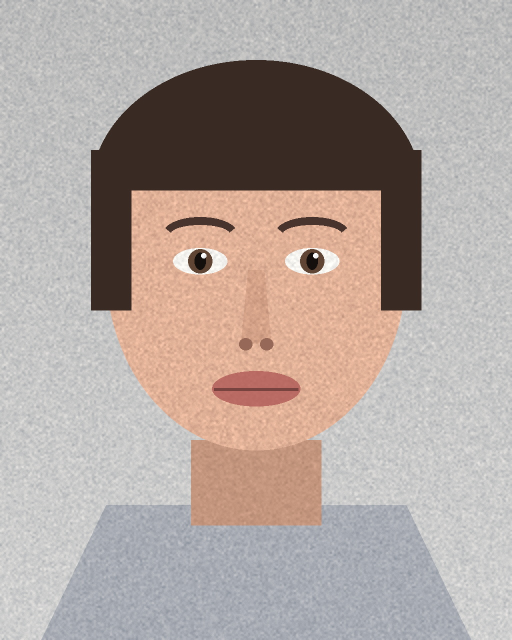
#> input picture engine/tests/fixtures/portrait-1024x1280.jpg, 1024 x 1280 px (shown at 1/2 size)
$ python m5-batch-acceptance.py
#> lines starting #> are read from the running program, lines starting #| are printed output that depends on the picture
#!/usr/bin/env python3
# -*- coding: utf-8 -*-
"""M5 发布验收：100 张一批的婚礼样片，批量导出零崩溃。

计划文档里 M5 那句验收写的是"100 张婚礼样片批量零崩溃"。M4 的 m4-export-bench 已经
证过**分块正确性**（分块 == 整幅逐字节、峰值只随 tile 走）与 2~5 MP 的单张量级；它没有
回答的是规模问题：一批一百张连跑下来，进程会不会慢慢漏、第 97 张会不会突然坏、跑完还
能不能接着服务。规模问题只能按规模量。

五节：

  ① 全出片：N 张里 failed 必须为 0，每张产物存在、PIL 解得开、**尺寸 == 源图尺寸**
     （导出必须是全尺寸：掉回代理档就是"批量很快、片子是小的"那种假绿）。
  ② 规模期稳定性：引擎 PID 全程不变；批前/批后 RSS 差有界；跑完这批之后引擎**还能
     服务**（再 hello 一次拿 ready、再导一张仍能出帧）——"零崩溃"不能只看这一批的
     返回值，一个正在漏显存的进程这一批也可能全过。
  ③ 分块账随规模的形状：tiles 随像素数增长，而单块耗时与 delta 峰值不随"这是第几张"
     增长（前面的张数不该把后面的拖慢——那是缓存/显存累积的直接读数）。
  ④ 逐张耗时：中位与最坏的上限；整批 total_ms 的上限。
  ⑤ 无损交付那一臂：一小批 PNG。①–④ 跑的是 JPEG，把编码器混在同一组预算里判无损
     就是拿有损的尺子量无损（真图实测：quality=95 旧映射跌到 PNG level 9，3 MP 要
     5.5 s/张，一百张就是九分钟纯编码）。这一臂单独预算，并验实际压缩档位报得出来。

素材是本仓那张程序化人像做的确定性变换（尺寸档循环 + 亮度/裁切按序号变），因此这一条
可在 CI 与任何机器上复现，且不涉及真人授权。

跑法（要带 GPU torch 的解释器）：
  N=100 LRT_DEVICE=cuda python3 packaging/m5-batch-acceptance.py
"""
from __future__ import annotations

import json
import os
import queue
import shutil
import statistics
import subprocess
import sys
import tempfile
import threading
import time

import numpy as np
from PIL import Image

HERE = os.path.dirname(os.path.abspath(__file__))
sys.path.insert(0, os.path.join(HERE, "..", "engine", "src"))

FIXTURE = os.path.join(HERE, "..", "engine", "tests", "fixtures", "portrait-1024x1280.jpg")
DEV = os.environ.get("LRT_DEVICE", "cuda")
N = int(os.environ.get("N", "100"))
TILE = int(os.environ.get("LRT_BATCH_TILE", "512"))

# ---- 判据（数字全部来自本机 RX 7600 XT + ROCm 的 N=100 实测轮，见计划文档 M5 验收段）
#   实测：failed 0/100；逐张 total_ms 最快 43.2 / 中位 127.2 / p95 179.9 / 最坏 191.3；
#   整批 15 640.7 ms（墙钟 15.6 s）；引擎 RSS 1164.9 → 1198.8 MiB（+34.0）；
#   单块耗时 前 1/4 中位 7.47 → 后 1/4 中位 7.21 ms（规模不累积）。
# 上限留的是 3~8 倍：CI 的 GPU runner 比本机慢，而这一条要挡的是"规模一上来就漏/就崩"，
# 不是挡 0.x ms 的抖动——RSS 那条尤其如此：+34 MiB 是缓存与碎片的正常量级，
# 256 MiB 挡的是"每张都在攒一份全幅张量不放手"那种形状（一百张就是几百 MiB）。
RSS_MAX_MIB = float(os.environ.get("LRT_BATCH_RSS", "256"))
PER_MED_MS = float(os.environ.get("LRT_BATCH_PER_MED", "400"))
PER_MAX_MS = float(os.environ.get("LRT_BATCH_PER_MAX", "800"))
BATCH_MAX_S = float(os.environ.get("LRT_BATCH_TOTAL", "60"))
# PNG（无损）那一臂：上面三个上限是从 JPEG 批量量出来的，把编码器混在同一组数里
# 就是拿有损的预算判无损。真图实测 PNG level 6 写一张 3 MP 要 ≈0.8 s，所以单独
# 设预算、单独取 N（默认 20，CI 不跑成分钟级）。
PNG_N = int(os.environ.get("LRT_BATCH_PNG_N", "20"))
PNG_PER_MED_MS = float(os.environ.get("LRT_BATCH_PNG_MED", "3000"))
PNG_PER_MAX_MS = float(os.environ.get("LRT_BATCH_PNG_MAX", "6000"))


def rss_mib(pid: int) -> float:
    with open(f"/proc/{pid}/status", encoding="utf-8") as f:
        for line in f:
            if line.startswith("VmRSS:"):
                return float(line.split()[1]) / 1024.0
    return -1.0


class Engine:
    """真引擎子进程：验收必须走装机那条路（同 server、同导出线程、同守卫）。"""

    def __init__(self, session: str):
        env = dict(os.environ, PYTHONPATH=os.path.join(HERE, "..", "engine", "src"))
        self.proc = subprocess.Popen(
            [sys.executable, "-m", "lumaretouch_engine.server", "--session", session],
            stdin=subprocess.PIPE, stdout=subprocess.PIPE, stderr=subprocess.PIPE,
            text=True, bufsize=1, env=env)
        self.q: queue.Queue = queue.Queue()
        threading.Thread(target=self._pump, daemon=True).start()

    def _pump(self):
        for line in self.proc.stdout:
            line = line.strip()
            if line:
                try:
                    self.q.put(json.loads(line))
                except json.JSONDecodeError:
                    self.q.put({"event": "_raw", "text": line})

    def send(self, **cmd):
        self.proc.stdin.write(json.dumps(cmd) + "\n")
        self.proc.stdin.flush()

    def wait(self, event: str, timeout: float = 240.0) -> dict:
        t_end = time.monotonic() + timeout
        while time.monotonic() < t_end:
            try:
                e = self.q.get(timeout=1.0)
            except queue.Empty:
                if self.proc.poll() is not None:
                    raise RuntimeError(f"引擎进程提前退出（rc={self.proc.returncode}）")
                continue
            if e.get("event") == event:
                return e
            if e.get("event") == "error":
                raise RuntimeError(f"引擎报错：{e.get('error')}（等的是 {event}）")
        raise TimeoutError(f"等 {event} 超时 {timeout} s")


def build_batch(dst: str, n: int) -> list[str]:
    """确定性造 n 张"样片"：四档尺寸循环 + 按序号的亮度/裁切，全部从同一张人像派生。

    尺寸必须真的在动：一律同尺寸的批量只测吞吐，测不到 tiles/margin 随面积的分支，
    而那正是分块管线在规模下最先坏的地方。
    """
#> called with n = 100
    base = Image.open(FIXTURE).convert("RGB")
#> base is the input picture: PIL image 1024x1280 RGB; mean R, G, B 177.2, 165.7, 160.7
    sizes = [(1024, 1280), (2048, 2560), (2400, 1600), (1600, 1600)]
    paths: list[str] = []
    for i in range(n):
        w, h = sizes[i % len(sizes)]
        img = base.resize((w, h), Image.LANCZOS)
        # 逐张可区分：亮度 + 一个按序号偏移的裁切框（不改尺寸，改内容）
        gain = 0.80 + 0.20 * ((i % 7) / 6.0)
        arr = np.clip(np.asarray(img, dtype=np.float32) * gain, 0, 255).astype(np.uint8)
        off = (i * 13) % 64
        arr[off:off + 40, :60] = (30 + (i % 50), 40, 50)
        p = os.path.join(dst, f"sample-{i:03d}.jpg")
        Image.fromarray(arr).save(p, format="JPEG", quality=93)
        paths.append(p)
#> this loop made 100 passes
#> pass 1, in build_batch, `arr = np.clip(np.asarray(img, dtype=np.float32) * gain, 0, 255).astype..`:
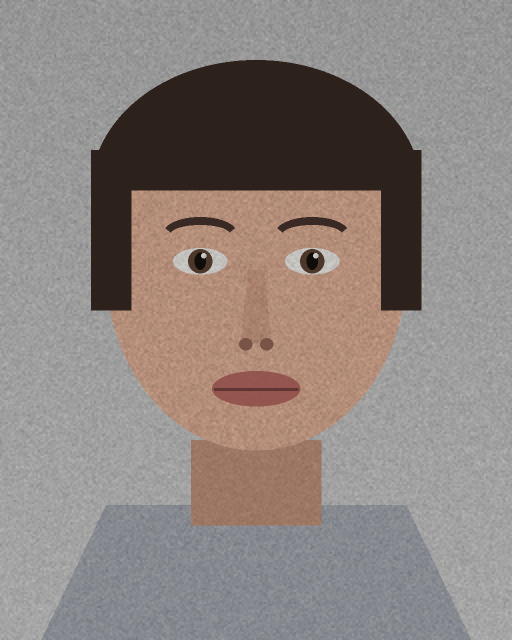
#> arr: shape (1280, 1024, 3) (shown at 1/2 size); mean R, G, B 141.3, 132.1, 128.2
#> pass 1, in build_batch, `Image.fromarray(arr).save(p, format="JPEG", quality=93)`:
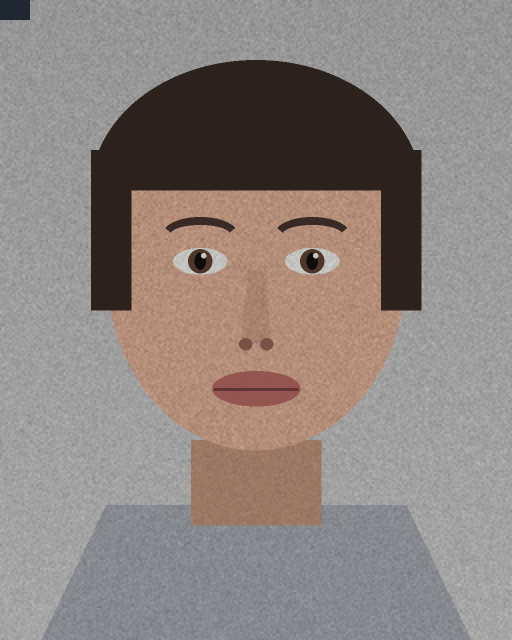
#> saved as sample-000.jpg: PIL image 1024x1280 RGB (shown at 1/2 size); mean R, G, B 141.1, 131.9, 128
#> after the loop:
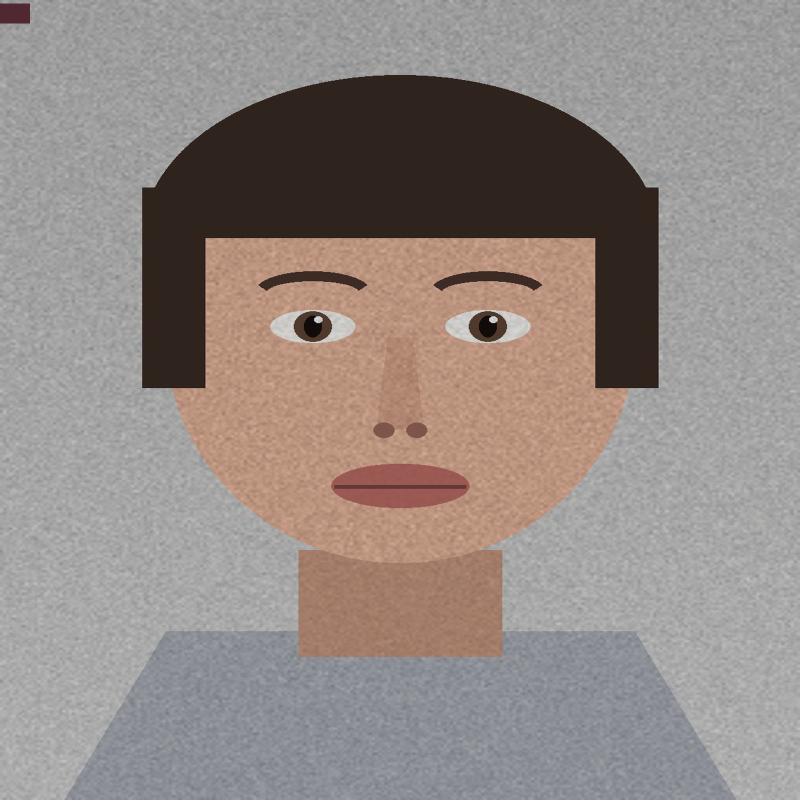
#> arr: shape (1600, 1600, 3) (shown at 1/2 size); mean R, G, B 147.1, 137.6, 133.4
#> after the loop, paths = 100 items
    return paths


def main() -> int:
    if not os.path.isfile(FIXTURE):
        print(f"× 缺少素材 {FIXTURE}（先跑 packaging/make-test-portrait.py）")
        return 2
    tmp = tempfile.mkdtemp(prefix="lrt-batch-")
    ind, outd = os.path.join(tmp, "in"), os.path.join(tmp, "out")
    os.makedirs(ind); os.makedirs(outd)
    fails: list[str] = []

    def chk(cond: bool, msg: str) -> None:
        print(("  ✓ " if cond else "  × ") + msg)
        if not cond:
            fails.append(msg)

    if N < 8:
        print("× N 至少 8：分位数与前/后 1/4 的对比在小样本上没有意义")
        return 2
    print(f"── 造 {N} 张样片（四档尺寸循环，确定性派生自 {os.path.basename(FIXTURE)}）")
    paths = build_batch(ind, N)
#> paths = 100 items
    mb = sum(os.path.getsize(p) for p in paths) / 2 ** 20
#> mb = 57.54
    print(f"  输入合计 {mb:.1f} MiB，输出目录 {outd}")
#> (printed output is left out)

    eng = Engine(f"batch-{os.getpid()}")
    try:
        eng.send(cmd="hello")
        ready = eng.wait("ready")
        pid = ready["pid"]
        eng.send(cmd="set_device", device=DEV)
        ds = eng.wait("device_set")
        chk(bool(ds["cuda"]), f"设备真落在了 GPU 上（device_set 报 cuda={ds['cuda']}，"
                              f"落在 CPU 上这份验收就没有意义）")
        eng.send(cmd="load_image", path=paths[0], max_px=207360, strength=0.5)
        ir = eng.wait("image_ready")
        print(f"  引擎 pid={pid}，当前文档 {ir['w']}×{ir['h']}（代理档）")
        rss_before = rss_mib(pid)

        print(f"── ① 一批 {N} 张全尺寸导出")
        t0 = time.monotonic()
        eng.send(cmd="export", images=paths, out_dir=outd, format="jpg",
                 quality=92, tile=TILE)
        done = eng.wait("export_done", timeout=1800)
        wall = time.monotonic() - t0
        imgs = done["images"]
        chk(done["failed"] == 0, f"failed == 0（实际 {done['failed']}）")
        chk(len(imgs) == N, f"回报张数 == {N}（实际 {len(imgs)}）")

        bad_missing = bad_size = 0
        per_ms: list[float] = []
        tiles_by_px: dict[int, int] = {}
        order_drift: list[tuple[int, float]] = []
        for k, r in enumerate(imgs):
            if "error" in r:
                bad_missing += 1
                print(f"      第 {k} 张失败：{r.get('stage')} {r.get('error')}")
                continue
            src = Image.open(r["path"])
            got = Image.open(r["out"])
            if got.size != src.size or os.path.getsize(r["out"]) <= 0:
                bad_missing += 1
            if (got.width, got.height) != (r["w"], r["h"]):
                bad_size += 1
            per_ms.append(float(r["total_ms"]))
            tiles_by_px[int(r["px"])] = int(r["tiles"])
            order_drift.append((k, float(r["per_tile_ms"])))
        chk(bad_missing == 0, f"每张产物都在、可解码、且是全尺寸（坏 {bad_missing} 张）")
        chk(bad_size == 0, f"回报尺寸 == 产物尺寸（不符 {bad_size} 张）")

        print(f"── ② 规模期稳定性：进程与内存账")
        eng.send(cmd="hello")               # 再握手一次：进程还活着才报得出 ready
        again = eng.wait("ready", timeout=60.0)
        chk(again["pid"] == pid, f"批量前后是同一个进程（{pid} → {again['pid']}）")
        rss_after = rss_mib(pid)
        growth = rss_after - rss_before
        chk(growth <= RSS_MAX_MIB,
            f"引擎 RSS {rss_before:.1f} → {rss_after:.1f} MiB（+{growth:.1f}，上限 {RSS_MAX_MIB}）")
        # 跑完一百张还得能再服务一次：这一条比"这批返回值好看"更接近"零崩溃"
        eng.send(cmd="export", images=[paths[7]], out_dir=outd, format="jpg",
                 quality=92, tile=TILE)
        d2 = eng.wait("export_done", timeout=600)
        one = d2["images"][0]
        chk(d2["failed"] == 0 and os.path.getsize(one["out"]) > 0,
            f"批量之后仍能再导一张并出文件（{os.path.basename(one['out'])} "
            f"{os.path.getsize(one['out']) // 1024} KiB）——进程没被规模拖成半死")

        print(f"── ③ 分块账随规模的形状")
        chk(len(tiles_by_px) >= 3, f"覆盖到 {len(tiles_by_px)} 档像素数：{sorted(tiles_by_px)}")
        mono = all(sorted(tiles_by_px)[i] < sorted(tiles_by_px)[i + 1]
                   and tiles_by_px[sorted(tiles_by_px)[i]] <= tiles_by_px[sorted(tiles_by_px)[i + 1]]
                   for i in range(len(tiles_by_px) - 1))
        chk(mono, "tiles 随像素数单调不减（分块数由面积算，不是拍脑袋的定值）")
        first_q = [v for k, v in order_drift if k < N // 4]
        last_q = [v for k, v in order_drift if k >= N - N // 4]
        f_med, l_med = statistics.median(first_q), statistics.median(last_q)
        chk(l_med <= f_med * 1.6 + 5,
            f"单块耗时不随张数累积：前 1/4 中位 {f_med:.2f} ms → 后 1/4 中位 {l_med:.2f} ms")

        print(f"── ④ 逐张与整批耗时")
        med, worst = statistics.median(per_ms), max(per_ms)
        chk(med <= PER_MED_MS, f"逐张 total_ms 中位 {med:.1f} ≤ {PER_MED_MS}")
        chk(worst <= PER_MAX_MS, f"逐张 total_ms 最坏 {worst:.1f} ≤ {PER_MAX_MS}")
        chk(done["total_ms"] / 1000.0 <= BATCH_MAX_S,
            f"整批 total_ms {done['total_ms']:.1f} ms（墙钟 {wall:.1f} s）≤ {BATCH_MAX_S} s")
        # method 必须是 inclusive：默认的 exclusive 会在样本少时外插，报出比"最坏"还高的
        # p95（N=8 那轮就是 189.1 > 185.5）——一行里两个数自相矛盾，读的人第一个疑问就是
        # "这份账是不是没对齐"。
        p95 = statistics.quantiles(per_ms, n=20, method="inclusive")[18]
        print(f"  明细：最快 {min(per_ms):.1f} / 中位 {med:.1f} / p95 {p95:.1f} "
              f"/ 最坏 {worst:.1f} ms")
        chk(p95 <= worst, f"p95 {p95:.1f} ≤ 最坏 {worst:.1f}（分位数自己不许和最大值打架）")

        print(f"── ⑤ 无损交付那一臂：{PNG_N} 张 PNG")
        # 婚礼样片真要交无损片时，卡的不是分块而是编码器。quality=95 旧映射会跌进
        # PNG level 9（实测 3 MP 要 5.5 s/张），一百张就是九分钟纯编码——这一臂
        # 把"批量零崩溃"从"JPEG 很块"补成"无损也交得出"。
        png_paths = paths[:PNG_N]
        t0 = time.monotonic()
        eng.send(cmd="export", images=png_paths, out_dir=outd, format="png",
                 quality=95, tile=TILE)
        dpng = eng.wait("export_done", timeout=1800)
        pw = [float(r["write_ms"]) for r in dpng["images"] if "error" not in r]
        chk(dpng["failed"] == 0 and len(pw) == PNG_N,
            f"PNG 批量 failed={dpng['failed']}，出片 {len(pw)}/{PNG_N}")
        lv = {r.get("compress_level") for r in dpng["images"] if "error" not in r}
        chk(lv == {6}, f"quality=95 的 PNG 实际落在档位 {lv}（上限 6；7–9 档实测"
                       "只换 3–4% 体积却多花 1.4–6.8× 时间）")
        one = dpng["images"][0]
        src0 = Image.open(one["path"])
        got0 = Image.open(one["out"])
        chk(got0.size == src0.size and os.path.getsize(one["out"]) > 0,
            f"PNG 产物可解码且尺寸等于源图（{got0.size}）；"
            "无损语义本身由 test_export 的逐字节往返用例钉，不在这里重言一遍")
        pmed, pmax = statistics.median(pw), max(pw)
        chk(pmed <= PNG_PER_MED_MS, f"PNG 逐张 write_ms 中位 {pmed:.1f} ≤ {PNG_PER_MED_MS}")
        chk(pmax <= PNG_PER_MAX_MS, f"PNG 逐张 write_ms 最坏 {pmax:.1f} ≤ {PNG_PER_MAX_MS}")
        print(f"  PNG 明细：{PNG_N} 张共 {time.monotonic() - t0:.1f} s，"
              f"最快 {min(pw):.1f} / 中位 {pmed:.1f} / 最坏 {pmax:.1f} ms")
    finally:
        try:
            eng.send(cmd="shutdown")
        except Exception:
            pass
        eng.proc.wait(timeout=30)
        if os.environ.get("LRT_BATCH_KEEP") != "1":
            shutil.rmtree(tmp, ignore_errors=True)

    print()
    print(f"── N={N} tile={TILE} 设备={DEV}：{len(fails)} 条不过" if fails
          else f"── N={N} tile={TILE} 设备={DEV}：全部通过")
    print("VERDICT=PASS" if not fails else "VERDICT=FAIL")
    return 0 if not fails else 1


if __name__ == "__main__":
#> (the run stopped early here; a loop or call above may not have finished)

$ run again, with engine/tests/fixtures/portrait-deep-skin-smile-1024x1280.jpg copied over engine/tests/fixtures/portrait-1024x1280.jpg
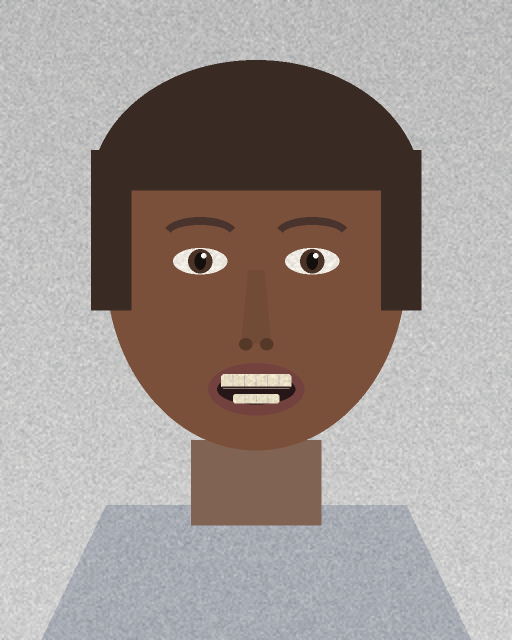
#> input picture engine/tests/fixtures/portrait-deep-skin-smile-1024x1280.jpg, 1024 x 1280 px (shown at 1/2 size)
#> in build_batch, base is the input picture: PIL image 1024x1280 RGB; mean R, G, B 157.6, 148.1, 144
#> the loop in build_batch, `for i in range(n):` made 100 passes
#> pass 1, in build_batch, `Image.fromarray(arr).save(p, format="JPEG", quality=93)`:
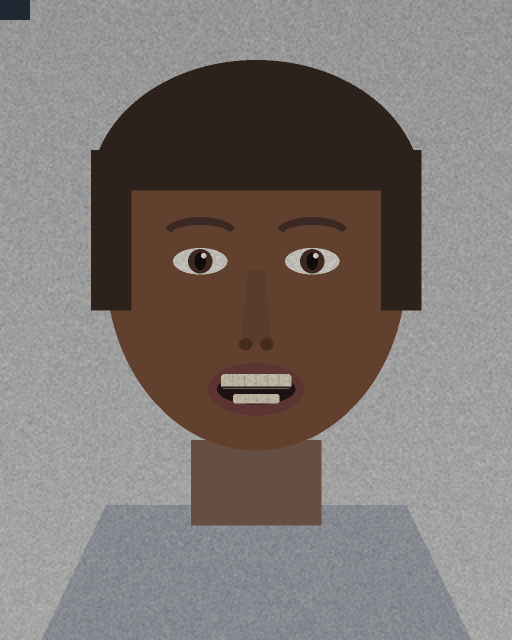
#> saved as sample-000.jpg: PIL image 1024x1280 RGB (shown at 1/2 size); mean R, G, B 125.4, 117.9, 114.6
#> after the loop in build_batch, `for i in range(n):`:
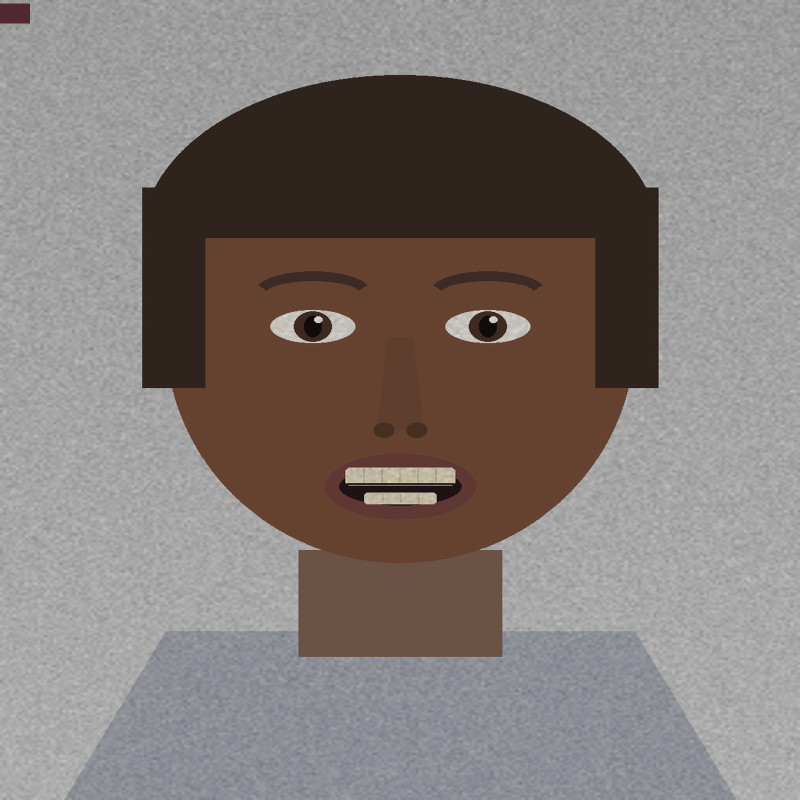
#> arr: shape (1600, 1600, 3) (shown at 1/2 size); mean R, G, B 130.8, 122.9, 119.5
#> after the loop in build_batch, `for i in range(n):`: paths = 100 items
#> mb = 47.38
#> (printed output is left out)

$ run again, with engine/tests/fixtures/portrait-dual-1570x950.jpg copied over engine/tests/fixtures/portrait-1024x1280.jpg
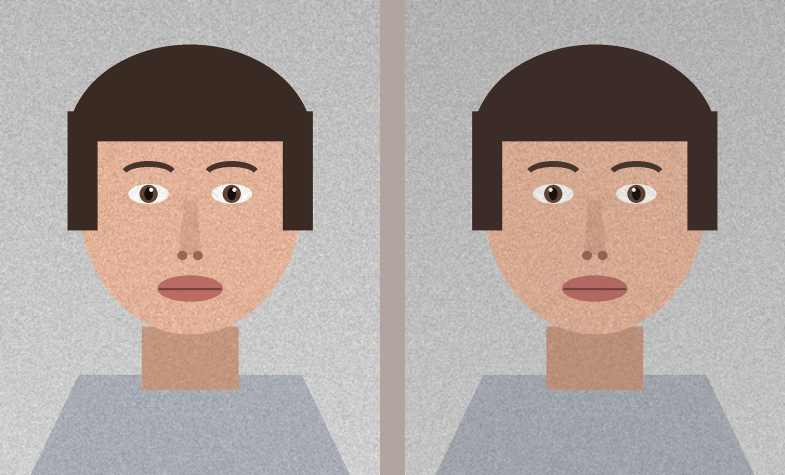
#> input picture engine/tests/fixtures/portrait-dual-1570x950.jpg, 1570 x 950 px (shown at 1/2 size)
#> in build_batch, base is the input picture: PIL image 1570x950 RGB; mean R, G, B 173, 161.9, 157.2
#> the loop in build_batch, `for i in range(n):` made 100 passes
#> pass 1, in build_batch, `Image.fromarray(arr).save(p, format="JPEG", quality=93)`:
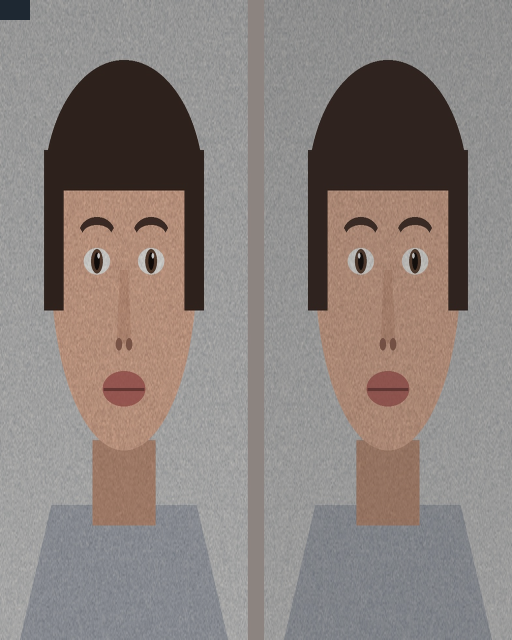
#> saved as sample-000.jpg: PIL image 1024x1280 RGB (shown at 1/2 size); mean R, G, B 137.8, 128.9, 125.2
#> after the loop in build_batch, `for i in range(n):`:
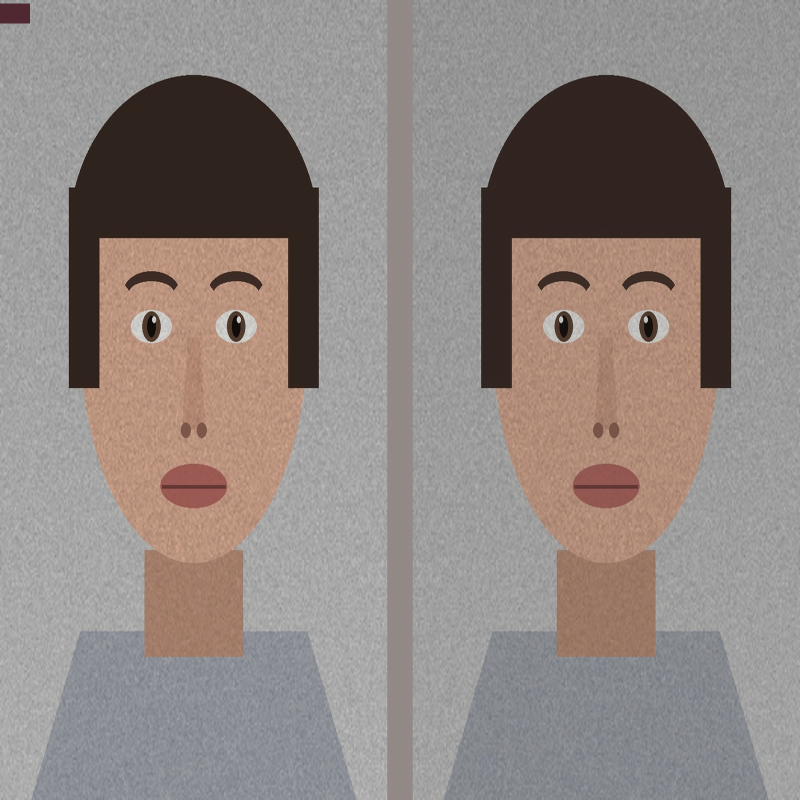
#> arr: shape (1600, 1600, 3) (shown at 1/2 size); mean R, G, B 143.7, 134.4, 130.5
#> after the loop in build_batch, `for i in range(n):`: paths = 100 items
#> mb = 50.38
#> (printed output is left out)
